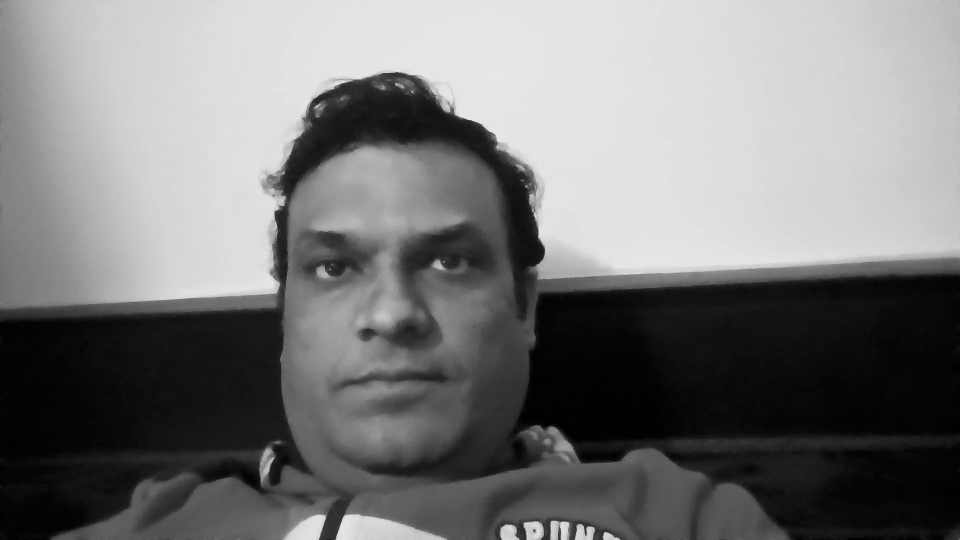
#> input picture Face recognition first/TrainingImage/ asdfgh.12345.14.jpg, 1920 x 1080 px, given in place of the camera (shown at 1/2 size)
$ python training.py
#> lines starting #> are read from the running program, lines starting #| are printed output that depends on the picture
#> the answer given: out.png
#> the answer given: out.png
#> the answer given: Face recognition first/TrainingImage/ asdfgh.12345.14.jpg
import os
import cv2
import numpy as np
import pickle
from openvino.runtime import Core
from sklearn.preprocessing import normalize

def capture_faces(output_dir, num_images=10):
    """Captures faces and saves them to the output directory."""
#> called with num_images = 10
    if not os.path.exists(output_dir):
        os.makedirs(output_dir)

    cap = cv2.VideoCapture(0)
    print("Press 'q' to quit after capturing required images.")

    count = 0
    while count < num_images:
        ret, frame = cap.read()
#> frame is the input picture: shape (1080, 1920, 3); min 0, max 244, mean 120.3
        if not ret:
            print("Failed to capture frame.")
            break

        gray = cv2.cvtColor(frame, cv2.COLOR_BGR2GRAY)
        face_cascade = cv2.CascadeClassifier(cv2.data.haarcascades + 'haarcascade_frontalface_default.xml')
        faces = face_cascade.detectMultiScale(gray, scaleFactor=1.1, minNeighbors=5, minSize=(30, 30))
#> faces = [[506, 303, 572, 572]]

        for (x, y, w, h) in faces:
            face_img = frame[y:y+h, x:x+w]
            output_path = os.path.join(output_dir, f"face_{count}.jpg")
            cv2.imwrite(output_path, face_img)
            print(f"Captured {output_path}")
            count += 1
#> this loop made 1 pass
#> (x, y, w, h, count) on pass 1: (506, 303, 572, 572, 1)
#| Captured out.png/Face recognition first/TrainingImage/ asdfgh.12345.14.jpg/face_0.jpg
#> pass 1, in capture_faces, `face_img = frame[y:y+h, x:x+w]`:
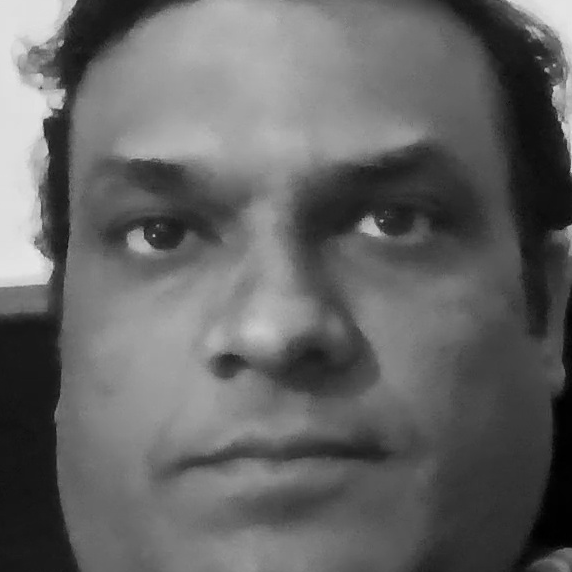
#> face_img: shape (572, 572, 3); min 0, max 232, mean 100.6
#> after the loop, count = 1

        cv2.imshow("Frame", frame)
        if cv2.waitKey(1) & 0xFF == ord('q'):
#> (key q is pressed here)
            break

    cap.release()
    cv2.destroyAllWindows()

def encode_faces_with_openvino(dataset_dir, model_path):
    """Encodes faces using OpenVINO and saves the model."""
    core = Core()
    model = core.read_model(model=model_path)
    compiled_model = core.compile_model(model, device_name="CPU")
    input_layer = compiled_model.input(0)

    input_shape = input_layer.shape  # Get the expected input shape
    n, c, h, w = input_shape  # Typically [1, 3, height, width]

    known_encodings = []
    known_names = []

    for person_name in os.listdir(dataset_dir):
        person_dir = os.path.join(dataset_dir, person_name)
        if not os.path.isdir(person_dir):
            continue

        for img_name in os.listdir(person_dir):
            img_path = os.path.join(person_dir, img_name)
            image = cv2.imread(img_path)
            resized_image = cv2.resize(image, (w, h))  # Resize to the expected input size
            input_data = np.expand_dims(resized_image.transpose(2, 0, 1), axis=0)  # Prepare input

            result = compiled_model([input_data])[compiled_model.output(0)]
            encoding = result.flatten()
            normalized_encoding = normalize([encoding])[0]

            known_encodings.append(normalized_encoding)
            known_names.append(person_name)

    return known_encodings, known_names

def train_and_save_model(dataset_dir, model_path, output_model_path):
    """Trains the model using the dataset and saves it to disk."""
    print("Encoding faces with OpenVINO...")
    known_encodings, known_names = encode_faces_with_openvino(dataset_dir, model_path)

    print("Saving model...")
    data = {"encodings": known_encodings, "names": known_names}
    with open(output_model_path, "wb") as f:
        pickle.dump(data, f)

    print(f"Model saved to {output_model_path}")

if __name__ == "__main__":
    dataset_dir = input("Enter the path to save the dataset directory: ").strip()
    model_path = "F:/Project/converted_ir/new/arcfaceresnet100-8.xml"  # Path to your OpenVINO model XML file
    output_model_path = input("Enter the path to save the trained model (e.g., face_recognition_model.pkl): ").strip()

    # Step 1: Capture faces and organize them by person name.
    print("Capturing faces...")
    person_name = input("Enter the name of the person: ")
    person_dir = os.path.join(dataset_dir, person_name)
    capture_faces(person_dir, num_images=10)

    # Step 2: Train the model and save it.
    train_and_save_model(dataset_dir, model_path, output_model_path)
#> (the call stopped at in encode_faces_with_openvino, `core = Core()`: openvino is not available in this run)
